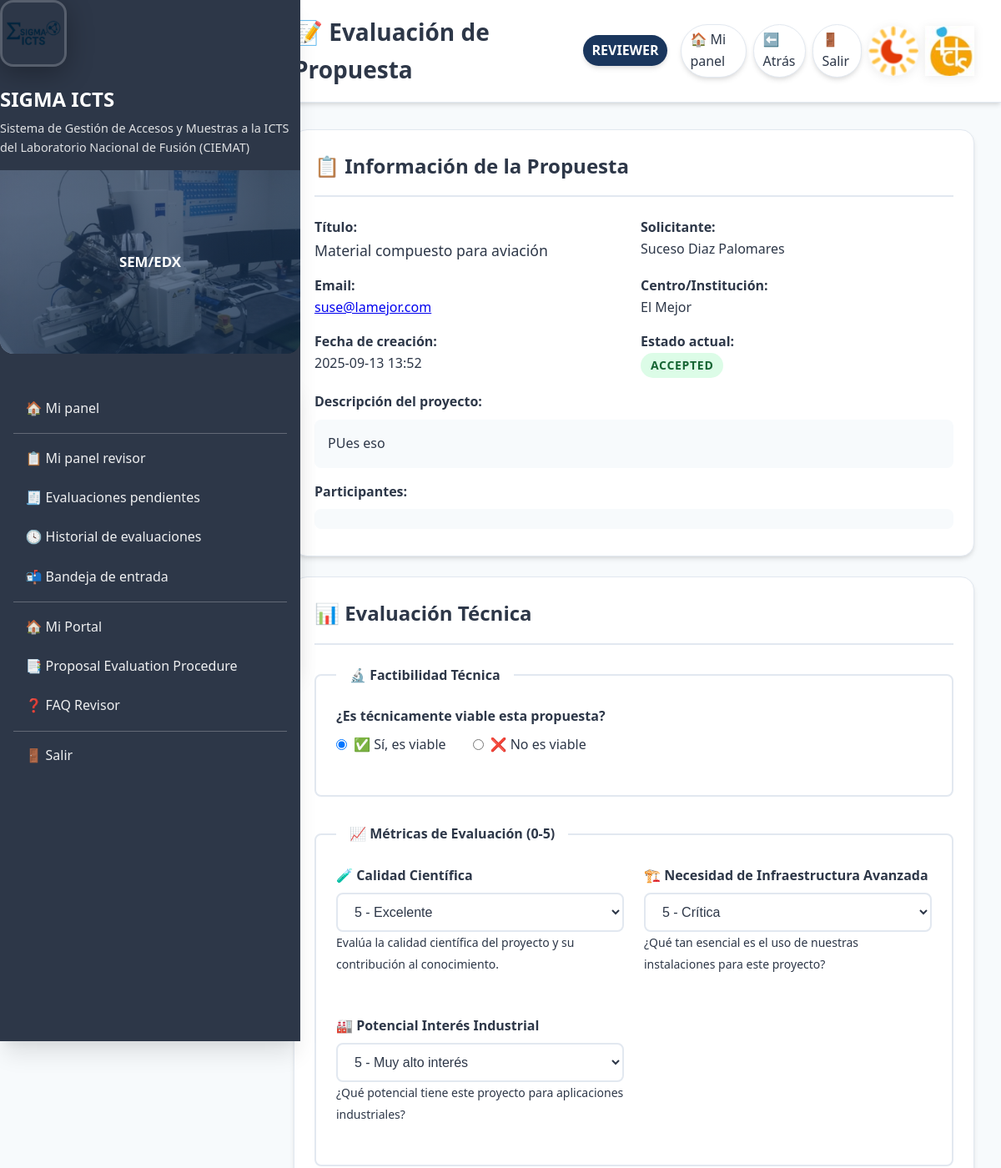
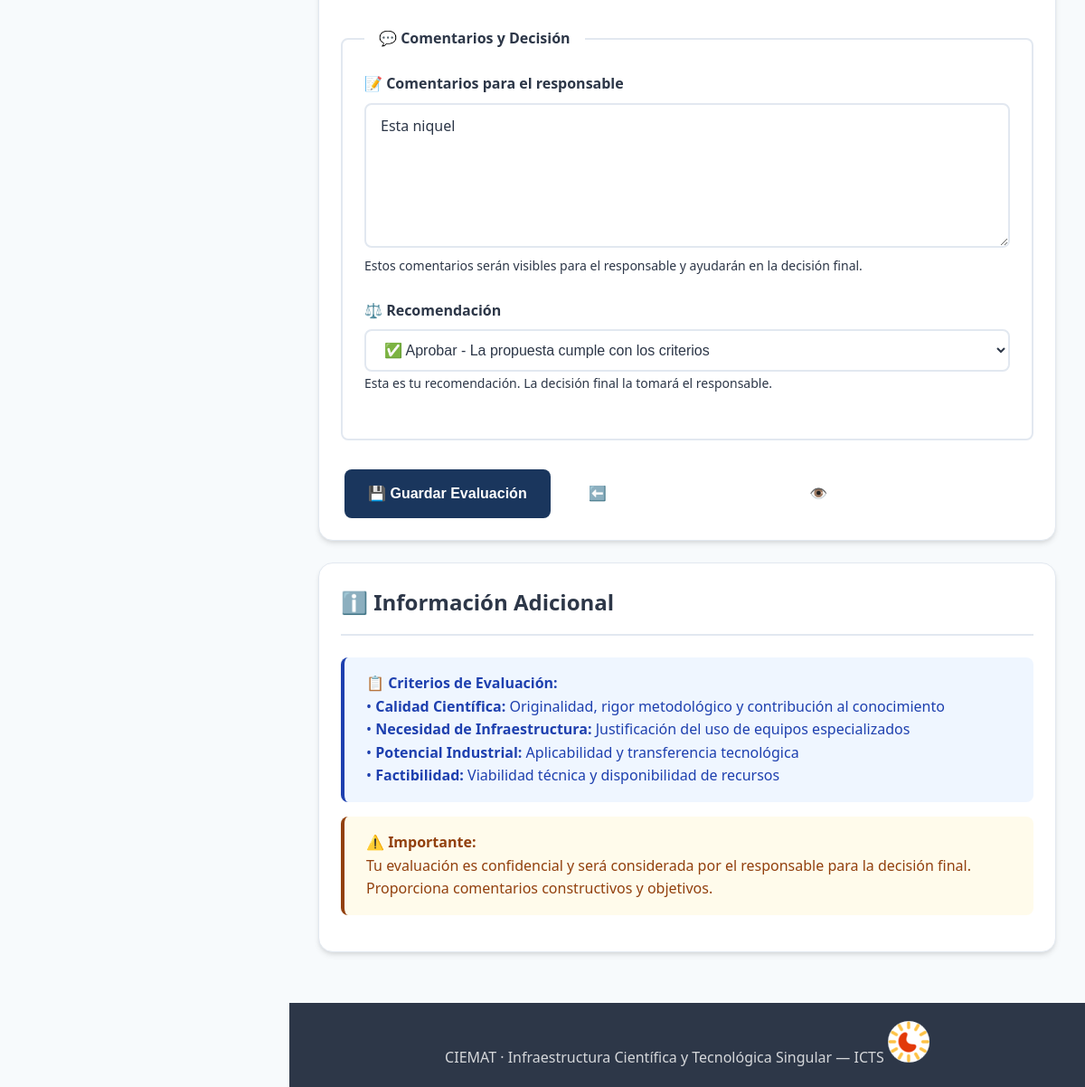
Page /icts/reviews/start/4/ (signed in) on the committed database (2 pictures, top to bottom).
### icts/models.py (models this page shows, shortened)
class AccessProposal(models.Model):
    PROJECT_TYPE_CHOICES = [
        ("international", "International"),
        ("european", "European"),
        ("national", "National"),
        ("regional", "Regional"),
    ]
    STATUS_CHOICES = [
        ("draft", "Draft"),
        ("submitted", "Submitted"),
        ("accepted", "Accepted"),
        ("rejected", "Rejected"),
    ]
    applicant = models.ForeignKey(
        settings.AUTH_USER_MODEL,
        on_delete=models.CASCADE,
        related_name="icts_proposals",
    )
    title = models.CharField(max_length=200)
    scope = models.TextField(blank=True)
    facilities = models.ManyToManyField(Facility, blank=True)
    status = models.CharField(max_length=12, choices=STATUS_CHOICES, default="draft")
    created_at = models.DateTimeField(auto_now_add=True)
    is_new_request = models.BooleanField(default=True, help_text="Is this a new request?")
    previous_access = models.ForeignKey(
        'self',
        on_delete=models.SET_NULL,
        null=True,
        blank=True,
        help_text="Previous approved request to copy data from"
    )
    access_code = models.CharField(max_length=50, blank=True, help_text="Auto-generated access code")
    applicant_is_different = models.BooleanField(default=False)
    organization = models.CharField(max_length=200, blank=True, help_text="Center/Institution")
    contact_person = models.CharField(max_length=200, blank=True)
    email = models.EmailField(blank=True)
    phone = models.CharField(max_length=50, blank=True)
    project_name = models.CharField(max_length=200, blank=True)
    project_type = models.CharField(
        max_length=100,
        blank=True,
        choices=PROJECT_TYPE_CHOICES,
        help_text="International, European, National, Regional",
    )
    funding_source = models.CharField(max_length=200, blank=True)
    start_year = models.IntegerField(null=True, blank=True)
    end_year = models.IntegerField(null=True, blank=True)
    previous_experiments = models.TextField(blank=True)
    references = models.TextField(blank=True)
    facility_sem = models.BooleanField(default=False)
    facility_sem_fib = models.BooleanField(default=False)
    facility_imp = models.BooleanField(default=False)
    facility_sims = models.BooleanField(default=False)
    facility_confocal = models.BooleanField(default=False)
    facility_vdg = models.BooleanField(default=False)
    facility_profilometer = models.BooleanField(default=False)

class ICTSUserProfile(models.Model):
    user = models.OneToOneField(
        User, on_delete=models.CASCADE, related_name="icts_profile"
    )
    center = models.CharField("Centro / Institución", max_length=150, blank=True)
    phone = models.CharField("Teléfono", max_length=30, blank=True)
    address = models.TextField("Dirección", blank=True)
    user_siglas = models.CharField("Siglas usuario", max_length=10, blank=True, null=True, unique=True)
    validated = models.BooleanField("Validado por responsable", default=False)
    created_at = models.DateTimeField(auto_now_add=True)

class Participant(models.Model):
    proposal = models.ForeignKey(
        AccessProposal, on_delete=models.CASCADE, related_name="participants"
    )
    name = models.CharField(max_length=120, help_text="Full name of participant")
    center = models.CharField(max_length=200, blank=True, help_text="Center/Institution")
    address = models.TextField(blank=True, help_text="Address")

class ProposalReview(models.Model):
    DECISION = [
        ("pending", "Pending"),
        ("approve", "Approve"),
        ("request_changes", "Request changes"),
        ("reject", "Reject"),
    ]
    proposal = models.ForeignKey(
        AccessProposal, on_delete=models.CASCADE, related_name="reviews"
    )
    reviewer = models.ForeignKey(
        settings.AUTH_USER_MODEL, on_delete=models.CASCADE, related_name="icts_reviews"
    )
    decision = models.CharField(max_length=16, choices=DECISION, default="pending")
    comments = models.TextField(blank=True)
    updated_at = models.DateTimeField(auto_now=True)
    feasibility_ok = models.BooleanField(null=True, blank=True, help_text="Is this proposal technically feasible?")
    score_scientific_quality = models.IntegerField(
        null=True, blank=True,
        choices=[(i, i) for i in range(1, 6)],
        help_text="Scientific quality score (1-5)"
    )
    score_need_infrastructure = models.IntegerField(
        null=True, blank=True,
        choices=[(i, i) for i in range(1, 6)],
        help_text="Need for advanced infrastructure score (1-5)"
    )
    score_industrial_potential = models.IntegerField(
        null=True, blank=True,
        choices=[(i, i) for i in range(1, 6)],
        help_text="Industrial potential score (1-5)"
    )
    class Meta:
        unique_together = ("proposal", "reviewer")

### icts/views.py (the view)
# urls.py: path("reviews/start/<int:pk>/", views.review_start, name="review_start"),
@login_required(login_url="/accounts/login/icts/")
@user_passes_test(is_reviewer)
@never_cache
def review_start(request, pk):
    obj = get_object_or_404(AccessProposal, pk=pk)
    review, _ = ProposalReview.objects.get_or_create(proposal=obj, reviewer=request.user)
    if request.method == "POST":
        form = ProposalReviewForm(request.POST, instance=review)
        if form.is_valid():
            form.save()
            messages.success(request, "Revisión guardada.")
            return redirect("icts:reviewer_inbox")
        else:
            messages.error(request, "Corrige los errores del formulario.")
    else:
        form = ProposalReviewForm(instance=review)
    return render(request, "icts/review_form.html", {
        "proposal": obj,
        "form": form,
        "review": review
    })

### accounts/templatetags/form_extras.py (called while the page is built)
@register.filter(name="has_group")
def has_group(user, group_name: str):
    try:
        return user.is_authenticated and user.groups.filter(name__iexact=group_name).exists()
    except Exception:
        return False

### icts/context_processors.py (called while the page is built)
def icts_ui(request):
    user = request.user
    role = ""
    if user.is_authenticated:
        if user.is_superuser:
            role = "Admin"
        elif user.groups.filter(name__iexact="managers").exists():
            role = "Manager"
        elif user.groups.filter(name__iexact="responsables").exists():
            role = "Responsable"
        elif user.groups.filter(name__iexact="revisores").exists():
            role = "Revisor"
        else:
            role = "Usuario"
    return {"icts_role_name": role}

### icts/views.py (called while the page is built)
def is_reviewer(user):
    return user.is_superuser or user.groups.filter(name__iexact="revisores").exists()

### sigmalab/context_processors.py (called while the page is built)
def lab_role(request):
    role = None
    if request.user.is_authenticated:
        if (request.user.is_superuser
            or request.user.groups.filter(name="Técnicos Σ-LAB").exists()):
            role = "TECNICO"
        else:
            role = "USUARIO"
    return {"LAB_ROLE": role}

### templates/icts/review_form.html (shortened to what this page needs)
{% extends 'icts/base_generic.html' %}
{% block page_title %}📝 Evaluación de Propuesta{% endblock %}
{% block page_content %}
<div class="card">
  <div class="card-header">
    <h2 class="card-title">📋 Información de la Propuesta</h2>
  </div>
  <div style="display: grid; grid-template-columns: repeat(auto-fit, minmax(300px, 1fr)); gap: 1rem;">
    <div>
      <strong>Título:</strong><br>
      <span style="font-size: 1.1rem;">{{ proposal.title }}</span>
    </div>
    <div>
      <strong>Solicitante:</strong><br>
      {{ proposal.applicant.get_full_name|default:proposal.applicant.username }}
    </div>
    <div>
      <strong>Email:</strong><br>
      <a href="mailto:{{ proposal.applicant.email }}">{{ proposal.applicant.email }}</a>
    </div>
    <div>
      <strong>Centro/Institución:</strong><br>
      {% if proposal.applicant.icts_profile %}
        {{ proposal.applicant.icts_profile.center|default:"No especificado" }}
      {% else %}
        No especificado
      {% endif %}
    </div>
    <div>
      <strong>Fecha de creación:</strong><br>
      {{ proposal.created_at|date:"Y-m-d H:i" }}
    </div>
    <div>
      <strong>Estado actual:</strong><br>
      <span class="badge {% if proposal.status == 'submitted' %}yellow{% elif proposal.status == 'accepted' %}green{% elif proposal.status == 'rejected' %}red{% else %}blue{% endif %}">
        {{ proposal.get_status_display }}
      </span>
    </div>
  </div>
  {% if proposal.scope %}
    <div class="mt-4">
      <strong>Descripción del proyecto:</strong><br>
      <div style="background: var(--bg-main); padding: 1rem; border-radius: 0.5rem; margin-top: 0.5rem;">
        {{ proposal.scope|linebreaks }}
      </div>
    </div>
  {% endif %}
  {% if proposal.participants.exists %}
    <div class="mt-4">
      <strong>Participantes:</strong><br>
      <div style="margin-top: 0.5rem;">
        {% for participant in proposal.participants.all %}
          <div style="background: var(--bg-main); padding: 0.75rem; border-radius: 0.5rem; margin-bottom: 0.5rem;">
          </div>
        {% endfor %}
      </div>
    </div>
  {% endif %}
</div>
<form method="post" class="card">
  <div class="card-header">
    <h2 class="card-title">📊 Evaluación Técnica</h2>
  </div>
  <fieldset style="border: 2px solid var(--border); border-radius: 0.5rem; padding: 1.5rem; margin-bottom: 2rem;">
    <legend style="font-weight: 600; color: var(--text-primary); padding: 0 1rem;">🔬 Factibilidad Técnica</legend>
    <div class="form-group">
      <label class="form-label">¿Es técnicamente viable esta propuesta?</label>
      <div style="display: flex; gap: 2rem; margin-top: 0.5rem;">
        <label style="display: flex; align-items: center; gap: 0.5rem; cursor: pointer;">
          <input type="radio" name="feasibility_ok" value="true"
                 {% if form.feasibility_ok.value == True %}checked{% endif %}>
          ✅ Sí, es viable
        </label>
        <label style="display: flex; align-items: center; gap: 0.5rem; cursor: pointer;">
          <input type="radio" name="feasibility_ok" value="false"
                 {% if form.feasibility_ok.value == False %}checked{% endif %}>
          ❌ No es viable
        </label>
      </div>
    </div>
  </fieldset>
  <fieldset style="border: 2px solid var(--border); border-radius: 0.5rem; padding: 1.5rem; margin-bottom: 2rem;">
    <legend style="font-weight: 600; color: var(--text-primary); padding: 0 1rem;">📈 Métricas de Evaluación (0-5)</legend>
    <div style="display: grid; grid-template-columns: repeat(auto-fit, minmax(300px, 1fr)); gap: 1.5rem;">
      <div class="form-group">
        <label class="form-label" for="{{ form.score_scientific_quality.id_for_label }}">
          🧪 Calidad Científica
        </label>
        <select name="score_scientific_quality" id="{{ form.score_scientific_quality.id_for_label }}" class="form-input">
          <option value="5" {% if form.score_scientific_quality.value == 5 %}selected{% endif %}>5 - Excelente</option>
        </select>
        <small class="muted">Evalúa la calidad científica del proyecto y su contribución al conocimiento.</small>
      </div>
      <div class="form-group">
        <label class="form-label" for="{{ form.score_need_infrastructure.id_for_label }}">
          🏗️ Necesidad de Infraestructura Avanzada
        </label>
        <select name="score_need_infrastructure" id="{{ form.score_need_infrastructure.id_for_label }}" class="form-input">
          <option value="5" {% if form.score_need_infrastructure.value == 5 %}selected{% endif %}>5 - Crítica</option>
        </select>
        <small class="muted">¿Qué tan esencial es el uso de nuestras instalaciones para este proyecto?</small>
      </div>
      <div class="form-group">
        <label class="form-label" for="{{ form.score_industrial_potential.id_for_label }}">
          🏭 Potencial Interés Industrial
        </label>
        <select name="score_industrial_potential" id="{{ form.score_industrial_potential.id_for_label }}" class="form-input">
          <option value="5" {% if form.score_industrial_potential.value == 5 %}selected{% endif %}>5 - Muy alto interés</option>
        </select>
        <small class="muted">¿Qué potencial tiene este proyecto para aplicaciones industriales?</small>
      </div>
    </div>
  </fieldset>
  <fieldset style="border: 2px solid var(--border); border-radius: 0.5rem; padding: 1.5rem; margin-bottom: 2rem;">
    <legend style="font-weight: 600; color: var(--text-primary); padding: 0 1rem;">💬 Comentarios y Decisión</legend>
    <div class="form-group">
      <label class="form-label" for="{{ form.comments.id_for_label }}">
        📝 Comentarios para el responsable
      </label>
      <textarea name="comments" id="{{ form.comments.id_for_label }}"
                class="form-input" rows="6"
                placeholder="Proporciona comentarios detallados sobre tu evaluación...">{{ form.comments.value|default:"" }}</textarea>
      <small class="muted">Estos comentarios serán visibles para el responsable y ayudarán en la decisión final.</small>
    </div>
    <div class="form-group">
      <label class="form-label" for="{{ form.decision.id_for_label }}">
        ⚖️ Recomendación
      </label>
      <select name="decision" id="{{ form.decision.id_for_label }}" class="form-input">
        <option value="approve" {% if form.decision.value == 'approve' %}selected{% endif %}>
          ✅ Aprobar - La propuesta cumple con los criterios
        </option>
      </select>
      <small class="muted">Esta es tu recomendación. La decisión final la tomará el responsable.</small>
    </div>
  </fieldset>
  <div class="actions">
    <button type="submit" class="btn btn-primary">
      💾 Guardar Evaluación
    </button>
    <a href="{% url 'icts:reviewer_inbox' %}" class="btn btn-secondary">
      ⬅️ Volver a la Bandeja
    </a>
    <a href="{% url 'icts:proposal_detail' proposal.id %}" class="btn btn-info" target="_blank">
      👁️ Ver Propuesta Completa
    </a>
  </div>
</form>
<div class="card">
  <div class="card-header">
    <h2 class="card-title">ℹ️ Información Adicional</h2>
  </div>
  <div class="alert info">
    <strong>📋 Criterios de Evaluación:</strong><br>
    • <strong>Calidad Científica:</strong> Originalidad, rigor metodológico y contribución al conocimiento<br>
    • <strong>Necesidad de Infraestructura:</strong> Justificación del uso de equipos especializados<br>
    • <strong>Potencial Industrial:</strong> Aplicabilidad y transferencia tecnológica<br>
    • <strong>Factibilidad:</strong> Viabilidad técnica y disponibilidad de recursos
  </div>
  <div class="alert warning">
    <strong>⚠️ Importante:</strong><br>
    Tu evaluación es confidencial y será considerada por el responsable para la decisión final.
    Proporciona comentarios constructivos y objetivos.
  </div>
</div>
{% endblock %}

### rows in the picture
AccessProposal: title "Material compuesto para aviación", applicant.get_full_name "Suceso Diaz Palomares", applicant.email "suse@lamejor.com", applicant.icts_profile.center "El Mejor", created_at "2025-09-13 13:52", status "ACCEPTED", scope "PUes eso"
ProposalReview: comments "Esta niquel", decision "✅ Aprobar - La propuesta cumple con los criterios"
